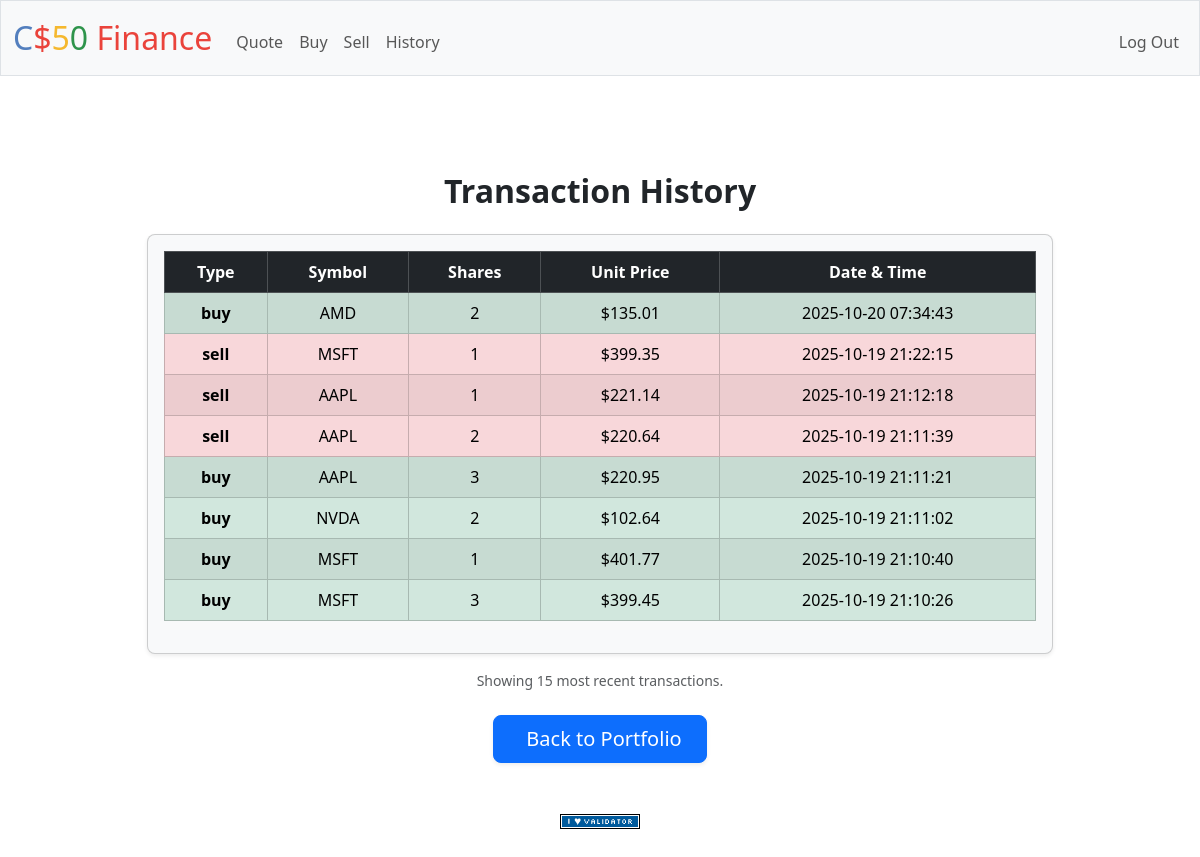
Screenshot of /history (signed in) with the database file from the repository.
### tables this page shows
CREATE TABLE transactions (
id INTEGER PRIMARY KEY AUTOINCREMENT,
user_id INTEGER NOT NULL,
type TEXT NOT NULL,
symbol TEXT NOT NULL,
shares INTEGER NOT NULL,
unit_price NUMBER NOT NULL,
timestamp DATETIME DEFAULT CURRENT_TIMESTAMP,
FOREIGN KEY(user_id) REFERENCES users(id) 
);

### app.py (the view)
@app.route("/history")
@login_required
def history():
    transactions = db.execute(
        "SELECT type, symbol, shares, unit_price, timestamp FROM transactions WHERE user_id = ? ORDER BY timestamp DESC LIMIT 15",
        session["user_id"]
    )
    return render_template("history.html", transactions=transactions, usd=usd)

### app.py (called while the page is built)
@app.after_request
def after_request(response):
    response.headers["Cache-Control"] = "no-cache, no-store, must-revalidate"
    response.headers["Expires"] = 0
    response.headers["Pragma"] = "no-cache"
    return response

### helpers.py (called while the page is built)
def login_required(f):
    @wraps(f)
    def decorated_function(*args, **kwargs):
        if session.get("user_id") is None:
            return redirect("/login")
        return f(*args, **kwargs)
    return decorated_function

def usd(value):
    return f"${value:,.2f}"

### templates/history.html (shortened to what this page needs)
{% extends "layout.html" %}
{% block main %}
    <div class="container mt-5">
        <h2 class="mb-4 fw-bold">Transaction History</h2>
        <div class="row justify-content-center">
            <div class="col-md-10">
                <div class="card bg-light shadow-sm rounded-3">
                    <div class="card-body">
                        <table class="table table-striped table-bordered align-middle text-center">
                            <thead class="table-dark">
                                <tr>
                                    <th scope="col">Type</th>
                                    <th scope="col">Symbol</th>
                                    <th scope="col">Shares</th>
                                    <th scope="col">Unit Price</th>
                                    <th scope="col">Date &amp; Time</th>
                                </tr>
                            </thead>
                            <tbody>
                                {% for key in transactions %}
                                    {% if key.type == "buy" %}
                                        <tr class="table-success">
                                            <td><strong>{{key.type}}</strong></td>
                                            <td>{{key.symbol}}</td>
                                            <td>{{key.shares}}</td>
                                            <td>{{usd(key.unit_price)}}</td>
                                            <td>{{key.timestamp}}</td>
                                        </tr>
                                    {% else %}
                                        <tr class="table-danger">
                                            <td><strong>{{key.type}}</strong></td>
                                            <td>{{key.symbol}}</td>
                                            <td>{{key.shares}}</td>
                                            <td>{{usd(key.unit_price)}}</td>
                                            <td>{{key.timestamp}}</td>
                                        </tr>
                                    {% endif %}
                                {% endfor %}
                            </tbody>
                        </table>
                    </div>
                </div>
                <div class="text-muted text-center mt-3 small">
                    Showing 15 most recent transactions.
                </div>
                <div class="text-center mt-4">
                    <a href="/" class="btn btn-primary btn-lg px-4 shadow-sm">
                         Back to Portfolio
                    </a>
                </div>
            </div>
        </div>
    </div>
{% endblock %}

### templates/layout.html (shortened to what this page needs)
<!DOCTYPE html>
<html lang="en">
    <head>
        <link href="https://cdn.jsdelivr.net/npm/bootstrap@5.3.3/dist/css/bootstrap.min.css" rel="stylesheet">
        <link href="/static/styles.css" rel="stylesheet">
    </head>
    <body>
        <nav class="bg-light border navbar navbar-expand-md navbar-light">
            <div class="container-fluid">
                <a class="navbar-brand" href="/"><span class="blue">C</span><span class="red">$</span><span class="yellow">5</span><span class="green">0</span> <span class="red">Finance</span></a>
                <div class="collapse navbar-collapse" id="navbar">
                    {% if session["user_id"] %}
                        <ul class="navbar-nav me-auto mt-2">
                            <li class="nav-item"><a class="nav-link" href="/quote">Quote</a></li>
                            <li class="nav-item"><a class="nav-link" href="/buy">Buy</a></li>
                            <li class="nav-item"><a class="nav-link" href="/sell">Sell</a></li>
                            <li class="nav-item"><a class="nav-link" href="/history">History</a></li>
                        </ul>
                        <ul class="navbar-nav ms-auto mt-2">
                            <li class="nav-item"><a class="nav-link" href="/logout">Log Out</a></li>
                        </ul>
                    {% else %}
                        <ul class="navbar-nav ms-auto mt-2">
                            <li class="nav-item"><a class="nav-link" href="/register">Register</a></li>
                            <li class="nav-item"><a class="nav-link" href="/login">Log In</a></li>
                        </ul>
                    {% endif %}
                </div>
            </div>
        </nav>
        <main class="container py-5 text-center">
            {% block main %}{% endblock %}
        </main>
        <footer class="mb-5">
            <form action="https://validator.w3.org/check" class="text-center" enctype="multipart/form-data" method="post" target="_blank">
                <input alt="Validate" src="/static/I_heart_validator.png" type="image">
            </form>
        </footer>
    </body>
</html>

### static/styles.css (style rules this page uses)
nav .navbar-brand { font-size: xx-large; }
nav .navbar-brand .blue { color: #537fbe; }
nav .navbar-brand .red { color: #ea433b; }
nav .navbar-brand .yellow { color: #f5b82e; }
nav .navbar-brand .green { color: #2e944b; }

### rows the page displays
transactions: type "buy", symbol "AMD", shares "2", unit_price "$135.01", timestamp "2025-10-20 07:34:43"
transactions: type "sell", symbol "MSFT", shares "1", unit_price "$399.35", timestamp "2025-10-19 21:22:15"
transactions: type "sell", symbol "AAPL", shares "1", unit_price "$221.14", timestamp "2025-10-19 21:12:18"
transactions: type "sell", symbol "AAPL", shares "2", unit_price "$220.64", timestamp "2025-10-19 21:11:39"
transactions: type "buy", symbol "AAPL", shares "3", unit_price "$220.95", timestamp "2025-10-19 21:11:21"
transactions: type "buy", symbol "NVDA", shares "2", unit_price "$102.64", timestamp "2025-10-19 21:11:02"
transactions: type "buy", symbol "MSFT", shares "1", unit_price "$401.77", timestamp "2025-10-19 21:10:40"
transactions: type "buy", symbol "MSFT", shares "3", unit_price "$399.45", timestamp "2025-10-19 21:10:26"
